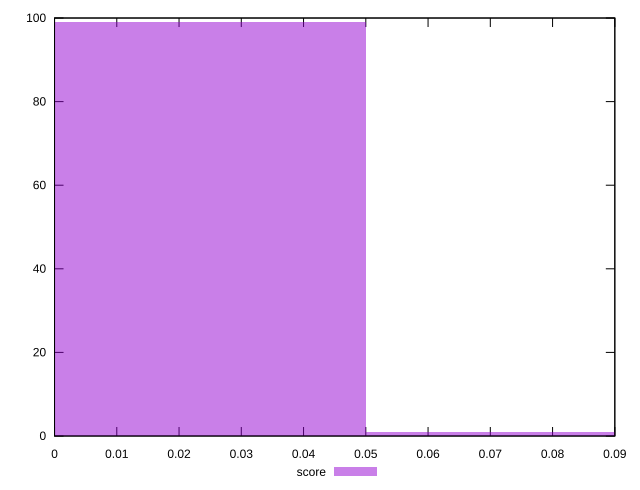

Recreate this plot in gnuplot.
reset

$score <<EOF
0 99
0.1 1
EOF

set key outside below
set boxwidth 0.1
set xrange [0:0.09]
set yrange [0:100]
set trange [0:100]
set style fill transparent solid 0.5 noborder
set terminal svg size 640, 490 enhanced background rgb 'white'
set output "reprap/uses-http2/samples/pages/score/histogram.svg"

plot $score title "score" with boxes

reset
